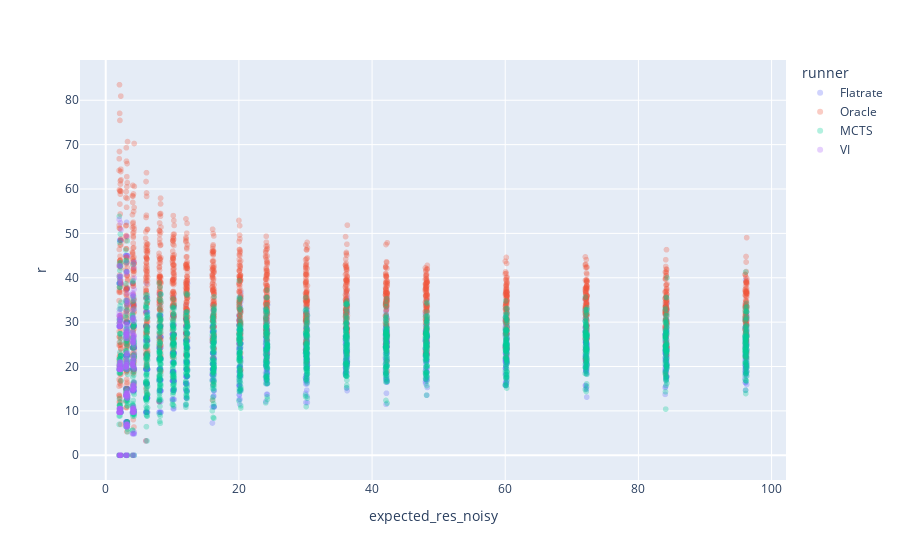

The code cell stored with this chart in its notebook:
### Code cell
px.scatter(df, x="expected_res_noisy", y = "r", color="runner", opacity=0.3)

### Figure 1 — Plotly figure (JSON) as saved in the notebook; plotly's stock layout.template omitted (floating-point values rounded to 4 significant figures; data arrays with more than 128 entries replaced by an {"elided": "..."} marker saying what was removed)
{"data": [{"hovertemplate": "runner=Flatrate<br>expected_res_noisy=%{x}<br>r=%{y}<extra></extra>", "legendgroup": "Flatrate", "marker": {"color": "#636efa", "opacity": 0.3, "symbol": "circle"}, "mode": "markers", "name": "Flatrate", "showlegend": true, "x": {"elided": "1800 float values"}, "xaxis": "x", "y": {"elided": "1800 float values"}, "yaxis": "y", "type": "scattergl"}, {"hovertemplate": "runner=Oracle<br>expected_res_noisy=%{x}<br>r=%{y}<extra></extra>", "legendgroup": "Oracle", "marker": {"color": "#EF553B", "opacity": 0.3, "symbol": "circle"}, "mode": "markers", "name": "Oracle", "showlegend": true, "x": {"elided": "1800 float values"}, "xaxis": "x", "y": {"elided": "1800 float values"}, "yaxis": "y", "type": "scattergl"}, {"hovertemplate": "runner=MCTS<br>expected_res_noisy=%{x}<br>r=%{y}<extra></extra>", "legendgroup": "MCTS", "marker": {"color": "#00cc96", "opacity": 0.3, "symbol": "circle"}, "mode": "markers", "name": "MCTS", "showlegend": true, "x": {"elided": "1800 float values"}, "xaxis": "x", "y": {"elided": "1800 float values"}, "yaxis": "y", "type": "scattergl"}, {"hovertemplate": "runner=VI<br>expected_res_noisy=%{x}<br>r=%{y}<extra></extra>", "legendgroup": "VI", "marker": {"color": "#ab63fa", "opacity": 0.3, "symbol": "circle"}, "mode": "markers", "name": "VI", "showlegend": true, "x": {"elided": "300 float values"}, "xaxis": "x", "y": {"elided": "300 float values"}, "yaxis": "y", "type": "scattergl"}], "layout": {"xaxis": {"anchor": "y", "domain": [0.0, 1.0], "title": {"text": "expected_res_noisy"}}, "yaxis": {"anchor": "x", "domain": [0.0, 1.0], "title": {"text": "r"}}, "legend": {"title": {"text": "runner"}, "tracegroupgap": 0}, "margin": {"t": 60}}}
